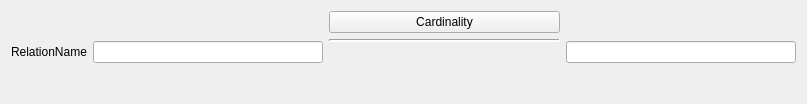
<?xml version="1.0" encoding="UTF-8"?>
<ui version="4.0">
 <class>EditRelationWidget</class>
 <widget class="QWidget" name="EditRelationWidget">
  <property name="geometry">
   <rect>
    <x>0</x>
    <y>0</y>
    <width>807</width>
    <height>104</height>
   </rect>
  </property>
  <property name="windowTitle">
   <string>Form</string>
  </property>
  <layout class="QHBoxLayout" name="horizontalLayout">
   <item>
    <widget class="QLabel" name="labelRelationName">
     <property name="text">
      <string>RelationName</string>
     </property>
    </widget>
   </item>
   <item>
    <layout class="QVBoxLayout" name="verticalLayoutLeft">
     <item>
      <widget class="QLineEdit" name="lineEditDisplayLeft"/>
     </item>
    </layout>
   </item>
   <item>
    <layout class="QVBoxLayout" name="verticalLayoutMiddle">
     <item>
      <widget class="QPushButton" name="pushButton">
       <property name="text">
        <string>Cardinality</string>
       </property>
      </widget>
     </item>
     <item>
      <widget class="Line" name="line">
       <property name="sizePolicy">
        <sizepolicy hsizetype="Expanding" vsizetype="Fixed">
         <horstretch>0</horstretch>
         <verstretch>0</verstretch>
        </sizepolicy>
       </property>
       <property name="lineWidth">
        <number>2</number>
       </property>
       <property name="orientation">
        <enum>Qt::Horizontal</enum>
       </property>
      </widget>
     </item>
     <item>
      <spacer name="verticalSpacer">
       <property name="orientation">
        <enum>Qt::Vertical</enum>
       </property>
       <property name="sizeHint" stdset="0">
        <size>
         <width>20</width>
         <height>40</height>
        </size>
       </property>
      </spacer>
     </item>
    </layout>
   </item>
   <item>
    <layout class="QVBoxLayout" name="verticalLayoutRight">
     <item>
      <widget class="QLineEdit" name="lineEditDisplayRight"/>
     </item>
    </layout>
   </item>
  </layout>
 </widget>
 <resources/>
 <connections/>
</ui>
